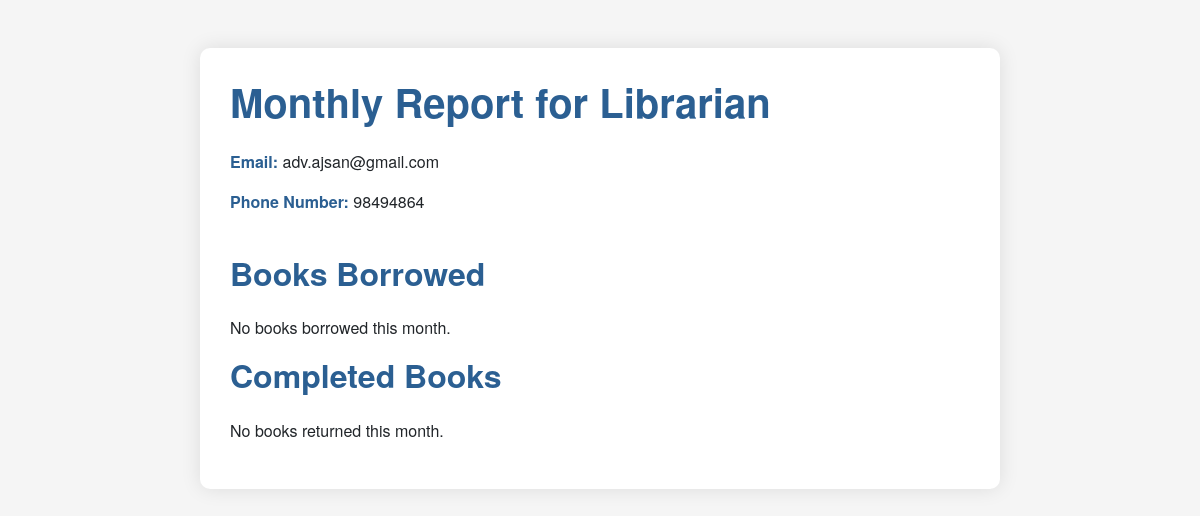
The page /render/2 on the database its author committed.
### models.py (models this page shows)
class User(db.Model):
    id = db.Column(db.Integer, primary_key=True, autoincrement=True)
    username = db.Column(db.String(80), unique=True, nullable=False)
    email = db.Column(db.String(120), unique=True, nullable=False)
    number = db.Column(db.Integer, unique=True, nullable=False)
    password = db.Column(db.String(120))
    role = db.Column(db.String(50), nullable=False, default='User')
    books = db.relationship('Book', secondary='user_books', lazy='subquery',
                            backref=db.backref('users', lazy=True))
    last_visited = db.Column(db.Date)

### app.py (the view, shortened to what this page needs)
@app.route('/render/<user_id>')
def render(user_id):
    user = User.query.get(user_id)
    acquired_books = []
    returned_books =[]
    return render_template('report.html', user = user, books = acquired_books, returned_books = returned_books)

### templates/report.html (shortened to what this page needs)
<!DOCTYPE html>
<html lang="en">
<head>
    <link rel="stylesheet" href="https://maxcdn.bootstrapcdn.com/bootstrap/4.5.2/css/bootstrap.min.css">
</head>
<body>
    <div class="container my-5">
        <h1 class="mb-4 text-primary">Monthly Report for {{ user.username }}</h1>
        <div class="row mb-4">
            <div class="col-md-6">
                <p><strong class="text-primary">Email:</strong> {{ user.email }}</p>
                <p><strong class="text-primary">Phone Number:</strong> {{ user.number }}</p>
            </div>
        </div>
        <h2 class="mb-4 text-primary">Books Borrowed</h2>
        {% if books %}
        <table class="table table-hover mb-5">
            <thead class="bg-primary">
                <tr>
                    <th>Book ID</th>
                    <th>Book Name</th>
                    <th>Date Issued</th>
                    <th>Return Date</th>
                    <th>Feedback</th>
                </tr>
            </thead>
            <tbody>
                {% for book in books %}
                <tr>
                    <td>{{ book.id }}</td>
                    <td>{{ book.name }}</td>
                    <td>{{ book.date_issued }}</td>
                    <td>{{ book.return_date }}</td>
                    <td>{{ book.feedback or '-' }}</td>
                </tr>
                {% endfor %}
            </tbody>
        </table>
        {% else %}
        <p>No books borrowed this month.</p>
        {% endif %}
        <h2 class="mb-4 text-primary">Completed Books</h2>
        {% if returned_books %}
        <table class="table table-hover">
            <thead class="bg-primary">
                <tr>
                    <th>Book ID</th>
                    <th>Book Name</th>
                    <th>Date Issued</th>
                    <th>Return Date</th>
                    <th>Feedback</th>
                </tr>
            </thead>
            <tbody>
                {% for book in returned_books %}
                <tr>
                    <td>{{ book.id }}</td>
                    <td>{{ book.name }}</td>
                    <td>{{ book.date_issued }}</td>
                    <td>{{ book.returned_on }}</td>
                    <td>{{ book.feedback or '-' }}</td>
                </tr>
                {% endfor %}
            </tbody>
        </table>
        {% else %}
        <p>No books returned this month.</p>
        {% endif %}
    </div>
</body>
</html>

### templates/report.html (style rules this page uses)
body { font-family: 'Helvetica Neue', Helvetica, Arial, sans-serif; background-color: #f5f5f5; }
.container { max-width: 800px; background-color: #fff; padding: 30px; border-radius: 10px; box-shadow: 0 0 20px rgba(0, 0, 0, 0.1); }
h1, h2 { color: #1e568d; font-weight: 600; }
.text-primary { color: #2b5f92 !important; }

### rows shown on the page
User: username "Librarian", email "adv.ajsan@gmail.com", number "98494864"
